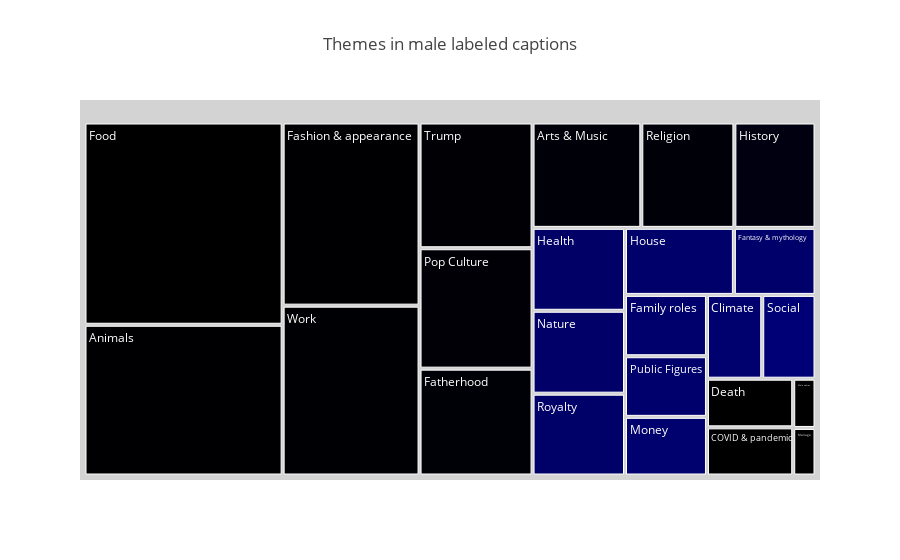

Here is the notebook cell this chart was saved with:
### Code cell
plot_topic(df_topics_male, gender='male')

### Figure 1 — Plotly figure (JSON) as saved in the notebook; plotly's stock layout.template omitted (floating-point values rounded to 4 significant figures)
{"data": [{"customdata": [[5.753], [4.288], [3.6], [3.339], [2.04], [1.953], [1.733], [1.645], [1.408], [1.227], [1.1], [1.1], [1.086], [1.048], [0.7853], [0.7219], [0.7133], [0.6902], [0.6649], [0.6407], [0.6026], [0.5961], [0.1575], [0.1521]], "domain": {"x": [0, 1], "y": [0, 1]}, "hovertemplate": "<b>%{label}</b><br>Count: %{value}<br>Percent: %{customdata[0]:.2f}%<extra></extra>", "labels": ["Food", "Animals", "Fashion & appearance", "Work", "Trump", "Pop Culture", "Fatherhood", "Arts & Music", "Religion", "History", "Health", "Nature", "Royalty", "House", "Fantasy & mythology", "Family roles", "Public Figures", "Money", "Climate", "Social", "Death", "COVID & pandemic", "Male names", "Mariage"], "name": "", "parents": ["", "", "", "", "", "", "", "", "", "", "", "", "", "", "", "", "", "", "", "", "", "", "", ""], "root": {"color": "lightgrey"}, "type": "treemap", "values": [10703, 7977, 6698, 6212, 3795, 3634, 3225, 3061, 2619, 2283, 2047, 2047, 2020, 1949, 1461, 1343, 1327, 1284, 1237, 1192, 1121, 1109, 293, 283]}], "layout": {"legend": {"tracegroupgap": 0}, "title": {"text": "Themes in male labeled captions"}}}
